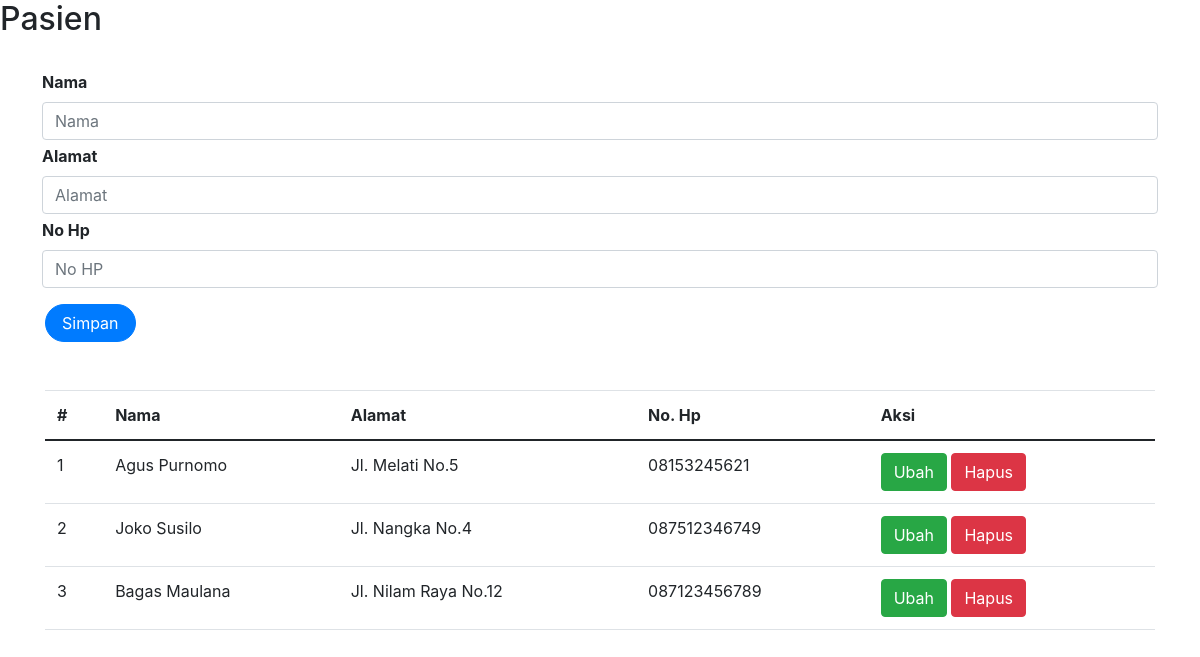
The page /pasien.php (signed in) on the database its author committed.
### tables this page shows
CREATE TABLE `pasien` (
  `id` int(10) UNSIGNED NOT NULL,
  `nama` varchar(255) DEFAULT NULL,
  `alamat` varchar(255) DEFAULT NULL,
  `no_hp` varchar(50) DEFAULT NULL
);

### pasien.php (the view, shortened to what this page needs)
<?php
    include_once("koneksi.php");
?>
<!DOCTYPE html>
<html lang="en">
<head>
    <link href="https://cdn.jsdelivr.net/npm/bootstrap@5.0.2/dist/css/bootstrap.min.css" rel="stylesheet">
    <link rel="stylesheet" href="https://stackpath.bootstrapcdn.com/bootstrap/4.5.2/css/bootstrap.min.css">
</head>
<body>
    <h2>Pasien</h2>
    <br>
    <div class="container">
        <form class="form-horizontal" method="POST" action="" name="myForm" onsubmit="return validateForm();">
            <?php
            $nama = '';
            $alamat = '';
            $no_hp = '';
            ?>
            <div class="row">
                <label for="inputNama" class="form-label fw-bold">Nama</label>
                <div>
                    <input type="text" class="form-control" name="nama" id="inputNama" placeholder="Nama" value="<?php echo $nama ?>">
                </div>
            </div>
            <div class="row mt-1">
                <label for="inputAlamat" class="form-label fw-bold">Alamat</label>
                <div>
                    <input type="text" class="form-control" name="alamat" id="inputAlamat" placeholder="Alamat" value="<?php echo $alamat ?>">
                </div>
            </div>
            <div class="row mt-1">
                <label for="inputNohp" class="form-label fw-bold">No Hp</label>
                <div>
                    <input type="text" class="form-control" name="no_hp" id="inputNohp" placeholder="No HP" value="<?php echo $no_hp ?>">
                </div>
            </div>
            <div class="row mt-3">
                <div class = col>
                <button type="submit" class="btn btn-primary rounded-pill px-3 mt-auto" name="simpan">Simpan</button>
                </div>
            </div>
        </form>
        <br>
        <br>
        <table class="table table-hover">
            <thead>
                <tr>
                    <th scope="col">#</th>
                    <th scope="col">Nama</th>
                    <th scope="col">Alamat</th>
                    <th scope="col">No. Hp</th>
                    <th scope="col">Aksi</th>
                </tr>
            </thead>
            <tbody>
                <?php
                $result = mysqli_query($mysqli, "SELECT * FROM pasien");
                $no = 1;
                while ($data = mysqli_fetch_array($result)) {
                ?>
                    <tr>
                        <td><?php echo $no++ ?></td>
                        <td><?php echo $data['nama'] ?></td>
                        <td><?php echo $data['alamat'] ?></td>
                        <td><?php echo $data['no_hp'] ?></td>
                        <td>
                            <a class="btn btn-success" href="index.php?page=pasien&id=<?php echo $data['id'] ?>">Ubah</a>
                            <a class="btn btn-danger" href="index.php?page=pasien&id=<?php echo $data['id'] ?>&aksi=hapus">Hapus</a>
                        </td>
                    </tr>
                <?php
                }
                ?>
            </tbody>
        </table>
    </div>
</body>
</html>

### rows shown on the page
pasien: nama "Agus Purnomo", alamat "Jl. Melati No.5", no_hp "08153245621"
pasien: nama "Joko Susilo", alamat "Jl. Nangka No.4", no_hp "087512346749"
pasien: nama "Bagas Maulana", alamat "Jl. Nilam Raya No.12", no_hp "087123456789"
